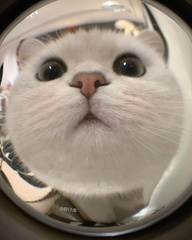
#> input picture img/kucing.jpg, 192 x 240 px, shrunk from 1440 x 1800 before the run, found by its file name
$ python praktikum-08.py   (older library calls are emulated)
#> lines starting #> are read from the running program, lines starting #| are printed output that depends on the picture
import cv2
import numpy as np
import matplotlib.pyplot as plt

# Membaca data Image
images = [
    "img/kucing.jpg",
    "img/gradient.png",
    "img/Penguins.jpg",
    "img/arizona.jpg",
    "img/Tulips.jpg",
    "img/Koala.jpg",
]

# Set up the subplot grid
rows = len(images)
cols = 4

# ==============================
# Filtering Convolusi dengan Beberapa Kernel
# ==============================
# Create a subplot for each image
fig, axes = plt.subplots(rows, 6, figsize=(15, 5 * rows))

# Loop through each image
for i, imgFilename in enumerate(images):
    # Membaca data Image
    oriImg = cv2.imread(imgFilename)
#> oriImg is the input picture: shape (240, 192, 3); mean B, G, R 125.3, 139, 151.6

    # Display the original image
    axes[i, 0].imshow(cv2.cvtColor(oriImg, cv2.COLOR_BGR2RGB))
    axes[i, 0].set_title("Original Image")
    axes[i, 0].axis("off")

    # Membaca data Image
    img = cv2.imread(imgFilename, 0)

    kernel = np.ones((15, 15), np.float32) / 225
    dst_blur = cv2.filter2D(img, -1, kernel)
    kernel_v = np.array([[1, 0, -1], [2, 0, -2], [1, 0, -1]])
    kernel_h = np.transpose(kernel_v)
    dst_h = cv2.filter2D(img, -1, kernel_h)
    dst_v = cv2.filter2D(img, -1, kernel_v)
    dst_edge = cv2.add(dst_v, dst_h)
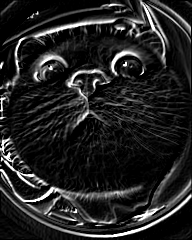
#> dst_edge: shape (240, 192); min 0, max 255, mean 35.7
    img2 = cv2.add(img, dst_edge)
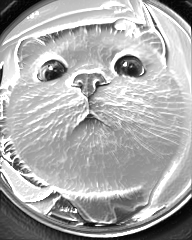
#> img2: shape (240, 192); min 0, max 255, mean 171
    img_inverse = 255 - dst_edge
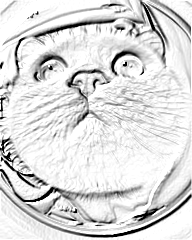
#> img_inverse: shape (240, 192); min 0, max 255, mean 219.3

    titles = [
        "Grayscale Image",
        "Filtered Blur",
        "Filtered Edge",
        "Filtered Sharpeness",
        "Filtered Sketsa",
    ]

    brightnesImg = [img, dst_blur, dst_edge, img2, img_inverse]

    for j in range(len(titles)):
        # Display the image
        axes[i, j + 1].imshow(brightnesImg[j], cmap="gray")
        axes[i, j + 1].set_title(f"{titles[j]}")
        axes[i, j + 1].axis("off")
#> pass 2 of the loop `for i, imgFilename in enumerate(images):`:
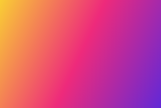
#> input picture Praktikum 03 dan 04/img/gradient.png, 161 x 108 px, shrunk from 1210 x 812 before the run, found by its file name
#> oriImg is the input picture: shape (108, 161, 3); mean B, G, R 127.1, 73.9, 212.6
#> img: shape (108, 161)
#> dst_blur: shape (108, 161)
#> dst_h: shape (108, 161)
#> dst_v: shape (108, 161)
#> dst_edge: shape (108, 161)
#> img2: shape (108, 161)
#> `img_inverse = 255 - dst_edge`:
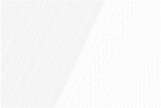
#> img_inverse: shape (108, 161); min 241, max 255, mean 248.2

# Show the plot
plt.tight_layout()
plt.show()

# ==============================
# Filter Blur dengan Berbagai Ukuran Mask
# ==============================
# Create a subplot for each image
fig, axes = plt.subplots(rows, 5, figsize=(15, 5 * rows))

# Loop through each image
for i, imgFilename in enumerate(images):
    # Membaca data Image
    oriImg = cv2.imread(imgFilename)

    # Display the original image
    axes[i, 0].imshow(cv2.cvtColor(oriImg, cv2.COLOR_BGR2RGB))
    axes[i, 0].set_title("Original Image")
    axes[i, 0].axis("off")

    # Membaca data Image
    img = cv2.imread(imgFilename, 0)

    img_blur1 = cv2.blur(img, [5, 5])
    img_blur2 = cv2.blur(img, [11, 11])
    img_blur3 = cv2.blur(img, [25, 25])
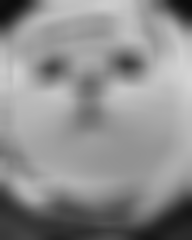
#> img_blur3: shape (240, 192); min 12, max 211, mean 141.4

    titles = [
        "Grayscale Image",
        "Blur 5x5",
        "Blur 11x11",
        "Blur 25x25",
    ]

    brightnesImg = [img, img_blur1, img_blur2, img_blur3]

    for j in range(len(titles)):
        # Display the image
        axes[i, j + 1].imshow(brightnesImg[j], cmap="gray")
        axes[i, j + 1].set_title(f"{titles[j]}")
        axes[i, j + 1].axis("off")
#> pass 2 of the loop `for i, imgFilename in enumerate(images):`:
#> img_blur1: shape (108, 161)
#> img_blur2: shape (108, 161)
#> img_blur3: shape (108, 161)

# Show the plot
plt.tight_layout()
plt.show()

# ==============================
# Citra + Noise
# ==============================
# Create a subplot for each image
fig, axes = plt.subplots(rows, cols, figsize=(15, 5 * rows))

# Loop through each image
for i, imgFilename in enumerate(images):
    # Membaca data Image
    oriImg = cv2.imread(imgFilename)

    # Display the original image
    axes[i, 0].imshow(cv2.cvtColor(oriImg, cv2.COLOR_BGR2RGB))
    axes[i, 0].set_title("Original Image")
    axes[i, 0].axis("off")

    # Membaca data Image
    img = cv2.imread(imgFilename, 0)

    noise = np.random.randn(*img.shape) * 10
    img_noise = np.abs(img + noise)
    img_noise = np.uint8(img_noise)
    noise = np.random.randn(*img.shape) * 30
    img_noise = np.abs(img + noise)
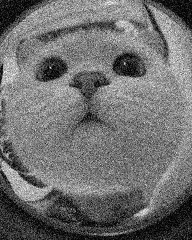
#> img_noise: shape (240, 192) float64; min 0.00582, max 323.4, mean 142.3; drawn with min black and max white
    img_noise_2 = np.uint8(img_noise)
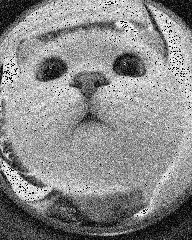
#> img_noise_2: shape (240, 192); min 0, max 255, mean 138.9

    titles = [
        "Grayscale Image",
        "Image Noise (x10)",
        "Image Noise (x30)",
    ]

    brightnesImg = [img, img_noise, img_noise_2]

    for j in range(len(titles)):
        # Display the image
        axes[i, j + 1].imshow(brightnesImg[j], cmap="gray")
        axes[i, j + 1].set_title(f"{titles[j]}")
        axes[i, j + 1].axis("off")
#> pass 2 of the loop `for i, imgFilename in enumerate(images):`:
#> `img_noise = np.abs(img + noise)`:
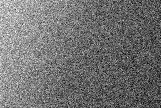
#> img_noise: shape (108, 161) float64; min 0.307, max 270.2, mean 121; drawn with min black and max white
#> img_noise_2: shape (108, 161)

# Show the plot
plt.tight_layout()
plt.show()
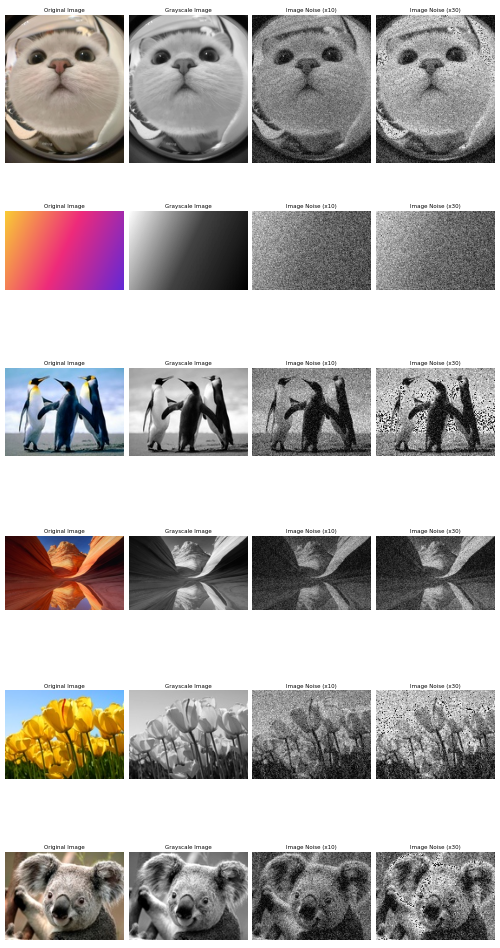
#> figure drawn by matplotlib, 24 panels

# ==============================
# Reduksi Noise Grausian dan Median Filter
# ==============================
# Create a subplot for each image
fig, axes = plt.subplots(rows, 5, figsize=(15, 5 * rows))

# Loop through each image
for i, imgFilename in enumerate(images):
    # Membaca data Image
    oriImg = cv2.imread(imgFilename)

    # Display the original image
    axes[i, 0].imshow(cv2.cvtColor(oriImg, cv2.COLOR_BGR2RGB))
    axes[i, 0].set_title("Original Image")
    axes[i, 0].axis("off")

    # Membaca data Image
    img = cv2.imread(imgFilename, 0)

    noise = np.random.randn(*img.shape) * 30
    img_noise = np.abs(img + noise)
    img_noise = np.uint8(img_noise)
    dst_gauss = cv2.GaussianBlur(img_noise, [7, 7], 0)
    dst_med = cv2.medianBlur(img_noise, 7)

    titles = [
        "Grayscale Image",
        "Image Noise (x30)",
        "Gaussian",
        "Median",
    ]

    brightnesImg = [img, img_noise, dst_gauss, dst_med]

    for j in range(len(titles)):
        # Display the image
        axes[i, j + 1].imshow(brightnesImg[j], cmap="gray")
        axes[i, j + 1].set_title(f"{titles[j]}")
        axes[i, j + 1].axis("off")
#> pass 2 of the loop `for i, imgFilename in enumerate(images):`:

# Show the plot
plt.tight_layout()
plt.show()

# ==============================
# Deteksi Tepi Sobel, Canny dan Laplacian Filter
# ==============================
# Create a subplot for each image
fig, axes = plt.subplots(rows, 5, figsize=(15, 5 * rows))

# Loop through each image
for i, imgFilename in enumerate(images):
    # Membaca data Image
    oriImg = cv2.imread(imgFilename)

    # Display the original image
    axes[i, 0].imshow(cv2.cvtColor(oriImg, cv2.COLOR_BGR2RGB))
    axes[i, 0].set_title("Original Image")
    axes[i, 0].axis("off")

    # Membaca data Image
    img = cv2.imread(imgFilename, 0)

    sobel_x = cv2.Sobel(src=img, ddepth=cv2.CV_64F, dx=1, dy=0, ksize=5)
    sobel_y = cv2.Sobel(src=img, ddepth=cv2.CV_64F, dx=0, dy=1, ksize=5)
    sobel = cv2.Sobel(src=img, ddepth=cv2.CV_64F, dx=1, dy=1, ksize=5)
    sobel = cv2.convertScaleAbs(sobel)

    canny = cv2.Canny(img, 100, 200)
    im_lap = cv2.Laplacian(img, ksize=5, ddepth=cv2.CV_64F)
    im_lap = cv2.convertScaleAbs(im_lap)

    titles = [
        "Grayscale Image",
        "Sobel",
        "Canny",
        "Laplacian",
    ]

    brightnesImg = [img, sobel, canny, im_lap]

    for j in range(len(titles)):
        # Display the image
        axes[i, j + 1].imshow(brightnesImg[j], cmap="gray")
        axes[i, j + 1].set_title(f"{titles[j]}")
        axes[i, j + 1].axis("off")
#> pass 2 of the loop `for i, imgFilename in enumerate(images):`:

# Show the plot
plt.tight_layout()
plt.show()

# ==============================
# Sharpeness
# ==============================
# Create a subplot for each image
fig, axes = plt.subplots(rows, cols, figsize=(15, 5 * rows))

# Loop through each image
for i, imgFilename in enumerate(images):
    # Membaca data Image
    oriImg = cv2.imread(imgFilename)

    # Display the original image
    axes[i, 0].imshow(cv2.cvtColor(oriImg, cv2.COLOR_BGR2RGB))
    axes[i, 0].set_title("Original Image")
    axes[i, 0].axis("off")

    # Membaca data Image
    img = cv2.imread(imgFilename, 0)

    kernel1 = np.ones([5, 5], np.float32) / 25
    img_blur = cv2.filter2D(img, -1, kernel1)
    kernel2a = np.array([[1, 0, -1], [2, 0, -2], [1, 0, -1]])
    kernel2b = np.transpose(kernel2a)
    kernel2 = kernel2a + kernel2b
    img_edge = 0.5 * cv2.filter2D(img, -1, kernel2)
    img_edge = np.uint8(img_edge)
    img_sharp = cv2.add(img_blur, img_edge)

    kernel1 = np.ones([15, 15], np.float32) / 225
    img_blur = cv2.filter2D(img, -1, kernel1)
    kernel2a = np.array([[1, 0, -1], [2, 0, -2], [1, 0, -1]])
    kernel2b = np.transpose(kernel2a)
    kernel2 = kernel2a + kernel2b
    img_edge = 0.5 * cv2.filter2D(img, -1, kernel2)
    img_edge = np.uint8(img_edge)
    img_sharp2 = cv2.add(img_blur, img_edge)

    titles = [
        "Grayscale Image",
        "Sharpeness (5x5)",
        "Sharpeness (15x15)",
    ]

    brightnesImg = [img, img_sharp, img_sharp2]

    for j in range(len(titles)):
        # Display the image
        axes[i, j + 1].imshow(brightnesImg[j], cmap="gray")
        axes[i, j + 1].set_title(f"{titles[j]}")
        axes[i, j + 1].axis("off")
#> pass 2 of the loop `for i, imgFilename in enumerate(images):`:

# Show the plot
plt.tight_layout()
plt.show()

# ==============================
# Citra Sketsa
# ==============================
# Create a subplot for each image
fig, axes = plt.subplots(rows, 3, figsize=(15, 5 * rows))

# Loop through each image
for i, imgFilename in enumerate(images):
    # Membaca data Image
    oriImg = cv2.imread(imgFilename)

    # Display the original image
    axes[i, 0].imshow(cv2.cvtColor(oriImg, cv2.COLOR_BGR2RGB))
    axes[i, 0].set_title("Original Image")
    axes[i, 0].axis("off")

    # Membaca data Image
    img = cv2.imread(imgFilename, 0)

    kernel = np.array([[1, 2, 1], [2, -12, 2], [1, 2, 1]])
    dst = cv2.filter2D(img, -1, kernel)
    sketsa = 255 - dst

    titles = [
        "Grayscale Image",
        "Sketsa",
    ]

    brightnesImg = [img, sketsa]

    for j in range(len(titles)):
        # Display the image
        axes[i, j + 1].imshow(brightnesImg[j], cmap="gray")
        axes[i, j + 1].set_title(f"{titles[j]}")
        axes[i, j + 1].axis("off")
#> pass 2 of the loop `for i, imgFilename in enumerate(images):`:

# Show the plot
plt.tight_layout()
plt.show()

# ==============================
# Nomor 2 (H1)
# ==============================
# Create a subplot for each image
fig, axes = plt.subplots(rows, 6, figsize=(15, 5 * rows))

# Loop through each image
for i, imgFilename in enumerate(images):
    # Membaca data Image
    oriImg = cv2.imread(imgFilename)

    # Display the original image
    axes[i, 0].imshow(cv2.cvtColor(oriImg, cv2.COLOR_BGR2RGB))
    axes[i, 0].set_title("Original Image (H1)")
    axes[i, 0].axis("off")

    # Membaca data Image
    img = cv2.imread(imgFilename, 0)

    kernel_h21 = np.ones((15, 15), np.float32) / 225
    dst_blur_h21 = cv2.filter2D(img, -1, kernel_h21)
    kernel_v_h21 = np.array(
        [
            [0, -0.5, 0],
            [-0.5, 0, 0.5],
            [0, 0.5, 0],
        ]
    )
    kernel_h_h21 = np.transpose(kernel_v_h21)
    dst_h_h21 = cv2.filter2D(img, -1, kernel_h_h21)
    dst_v_h21 = cv2.filter2D(img, -1, kernel_v_h21)
    dst_edge_h21 = cv2.add(dst_v_h21, dst_h_h21)
    img2_h21 = cv2.add(img, dst_edge_h21)
    img_inverse_h21 = 255 - dst_edge_h21

    titles = [
        "Grayscale Image",
        "Filtered Blur",
        "Filtered Edge",
        "Filtered Sharpeness",
        "Filtered Sketsa",
    ]

    brightnesImg = [img, dst_blur_h21, dst_edge_h21, img2_h21, img_inverse_h21]

    for j in range(len(titles)):
        # Display the image
        axes[i, j + 1].imshow(brightnesImg[j], cmap="gray")
        axes[i, j + 1].set_title(f"{titles[j]}")
        axes[i, j + 1].axis("off")
#> pass 2 of the loop `for i, imgFilename in enumerate(images):`:

# Nomor 2 (H2)
# Create a subplot for each image
fig, axes = plt.subplots(rows, 6, figsize=(15, 5 * rows))

# Loop through each image
for i, imgFilename in enumerate(images):
    # Membaca data Image
    oriImg = cv2.imread(imgFilename)

    # Display the original image
    axes[i, 0].imshow(cv2.cvtColor(oriImg, cv2.COLOR_BGR2RGB))
    axes[i, 0].set_title("Original Image (H2)")
    axes[i, 0].axis("off")

    # Membaca data Image
    img = cv2.imread(imgFilename, 0)

    kernel_h22 = np.ones((15, 15), np.float32) / 225
    dst_blur_h22 = cv2.filter2D(img, -1, kernel_h22)
    kernel_v_h22 = np.array(
        [
            [0, -0.5, 0],
            [-0.5, 1, 0.5],
            [0, 0.5, 0],
        ]
    )
    kernel_h_h22 = np.transpose(kernel_v_h22)
    dst_h_h22 = cv2.filter2D(img, -1, kernel_h_h22)
    dst_v_h22 = cv2.filter2D(img, -1, kernel_v_h22)
    dst_edge_h22 = cv2.add(dst_v_h22, dst_h_h22)
    img2_h22 = cv2.add(img, dst_edge_h22)
    img_inverse_h22 = 255 - dst_edge_h22

    titles = [
        "Grayscale Image",
        "Filtered Blur",
        "Filtered Edge",
        "Filtered Sharpeness",
        "Filtered Sketsa",
    ]

    brightnesImg = [img, dst_blur_h22, dst_edge_h22, img2_h22, img_inverse_h22]

    for j in range(len(titles)):
        # Display the image
        axes[i, j + 1].imshow(brightnesImg[j], cmap="gray")
        axes[i, j + 1].set_title(f"{titles[j]}")
        axes[i, j + 1].axis("off")
#> pass 2 of the loop `for i, imgFilename in enumerate(images):`:

# Show the plot
plt.tight_layout()
plt.show()

# ==============================
# Nomor 3 (H1)
# ==============================
# Create a subplot for each image
fig, axes = plt.subplots(rows, 6, figsize=(15, 5 * rows))

# Loop through each image
for i, imgFilename in enumerate(images):
    # Membaca data Image
    oriImg = cv2.imread(imgFilename)

    # Display the original image
    axes[i, 0].imshow(cv2.cvtColor(oriImg, cv2.COLOR_BGR2RGB))
    axes[i, 0].set_title("Original Image (H1)")
    axes[i, 0].axis("off")

    # Membaca data Image
    img = cv2.imread(imgFilename, 0)

    kernel_h31 = np.ones((15, 15), np.float32) / 225
    dst_blur_h31 = cv2.filter2D(img, -1, kernel_h31)
    kernel_v_h31 = np.array(
        [
            [-1, -0.5, 0],
            [-0.5, 1, 0.5],
            [0, 0.5, 1],
        ]
    )
    kernel_h_h31 = np.transpose(kernel_v_h31)
    dst_h_h31 = cv2.filter2D(img, -1, kernel_h_h31)
    dst_v_h31 = cv2.filter2D(img, -1, kernel_v_h31)
    dst_edge_h31 = cv2.add(dst_v_h31, dst_h_h31)
    img2_h31 = cv2.add(img, dst_edge_h31)
    img_inverse_h31 = 255 - dst_edge_h31

    titles = [
        "Grayscale Image",
        "Filtered Blur",
        "Filtered Edge",
        "Filtered Sharpeness",
        "Filtered Sketsa",
    ]

    brightnesImg = [img, dst_blur_h31, dst_edge_h31, img2_h31, img_inverse_h31]

    for j in range(len(titles)):
        # Display the image
        axes[i, j + 1].imshow(brightnesImg[j], cmap="gray")
        axes[i, j + 1].set_title(f"{titles[j]}")
        axes[i, j + 1].axis("off")
#> pass 2 of the loop `for i, imgFilename in enumerate(images):`:

# Nomor 3 (H2)
# Create a subplot for each image
fig, axes = plt.subplots(rows, 6, figsize=(15, 5 * rows))

# Loop through each image
for i, imgFilename in enumerate(images):
    # Membaca data Image
    oriImg = cv2.imread(imgFilename)

    # Display the original image
    axes[i, 0].imshow(cv2.cvtColor(oriImg, cv2.COLOR_BGR2RGB))
    axes[i, 0].set_title("Original Image (H2)")
    axes[i, 0].axis("off")

    # Membaca data Image
    img = cv2.imread(imgFilename, 0)

    kernel_h32 = np.ones((15, 15), np.float32) / 225
    dst_blur_h32 = cv2.filter2D(img, -1, kernel_h32)
    kernel_v_h32 = np.array(
        [
            [-1, -0.5, 0],
            [-0.5, 1, 0.5],
            [0, 0.5, 1],
        ]
    )
    kernel_h_h32 = np.transpose(kernel_v_h32)
    dst_h_h32 = cv2.filter2D(img, -1, kernel_h_h32)
    dst_v_h32 = cv2.filter2D(img, -1, kernel_v_h32)
    dst_edge_h32 = cv2.add(dst_v_h32, dst_h_h32)
    img2_h32 = cv2.add(img, dst_edge_h32)
    img_inverse_h32 = 255 - dst_edge_h32

    titles = [
        "Grayscale Image",
        "Filtered Blur",
        "Filtered Edge",
        "Filtered Sharpeness",
        "Filtered Sketsa",
    ]

    brightnesImg = [img, dst_blur_h32, dst_edge_h32, img2_h32, img_inverse_h32]

    for j in range(len(titles)):
        # Display the image
        axes[i, j + 1].imshow(brightnesImg[j], cmap="gray")
        axes[i, j + 1].set_title(f"{titles[j]}")
        axes[i, j + 1].axis("off")
#> pass 2 of the loop `for i, imgFilename in enumerate(images):`:

# Show the plot
plt.tight_layout()
plt.show()

# ==============================
# Nomor 4 dan 5
# ==============================
fig, axes = plt.subplots(rows, 11, figsize=(15, 5 * rows))

# Loop through each image
for i, imgFilename in enumerate(images):
    # Membaca data Image
    oriImg = cv2.imread(imgFilename)

    # Display the original image
    axes[i, 0].imshow(cv2.cvtColor(oriImg, cv2.COLOR_BGR2RGB))
    axes[i, 0].set_title("Original Image")
    axes[i, 0].axis("off")

    # Membaca data Image
    img = cv2.imread(imgFilename, 0)

    sobel_x = cv2.Sobel(src=img, ddepth=cv2.CV_64F, dx=1, dy=0, ksize=5)
    sobel_y = cv2.Sobel(src=img, ddepth=cv2.CV_64F, dx=0, dy=1, ksize=5)
    sobel = cv2.Sobel(src=img, ddepth=cv2.CV_64F, dx=1, dy=1, ksize=5)
    sobel = cv2.convertScaleAbs(sobel)
    _, sobel_bin = cv2.threshold(sobel, 128, 255, cv2.THRESH_BINARY)
    sobel_inv = 255 - sobel

    canny = cv2.Canny(img, 100, 200)
    _, canny_bin = cv2.threshold(canny, 128, 255, cv2.THRESH_BINARY)
    canny_inv = 255 - canny

    im_lap = cv2.Laplacian(img, ksize=5, ddepth=cv2.CV_64F)
    im_lap = cv2.convertScaleAbs(im_lap)
    _, im_lap_bin = cv2.threshold(im_lap, 128, 255, cv2.THRESH_BINARY)
    im_lap_inv = 255 - im_lap

    titles = [
        "Grayscale Image",
        "Sobel",
        "Sobel (Binary)",
        "Sobel (Inverse)",
        "Canny",
        "Canny (Binary)",
        "Canny (Inverse)",
        "Laplacian",
        "Laplacian (Binary)",
        "Laplacian (Inverse)",
    ]

    brightnesImg = [
        img,
        sobel,
        sobel_bin,
        sobel_inv,
        canny,
        canny_bin,
        canny_inv,
        im_lap,
        im_lap_bin,
        im_lap_inv,
    ]

    for j in range(len(titles)):
        # Display the image
        axes[i, j + 1].imshow(brightnesImg[j], cmap="gray")
        axes[i, j + 1].set_title(f"{titles[j]}")
        axes[i, j + 1].axis("off")
#> pass 2 of the loop `for i, imgFilename in enumerate(images):`:

# Show the plot
plt.tight_layout()
plt.show()

# ==============================
# Nomor 7
# ==============================
# Create a subplot for each image
fig, axes = plt.subplots(rows, cols, figsize=(15, 5 * rows))

# Loop through each image
for i, imgFilename in enumerate(images):
    # Read the image
    oriImg = cv2.imread(imgFilename)

    # Display the original image
    axes[i, 0].imshow(cv2.cvtColor(oriImg, cv2.COLOR_BGR2RGB))
    axes[i, 0].set_title("Original Image")
    axes[i, 0].axis("off")

    # Read the image
    img = cv2.imread(imgFilename, 0)

    # Sharpening with 5x5 kernel
    kernel1 = np.ones([5, 5], np.float32) / 25
    img_blur = cv2.filter2D(img, -1, kernel1)

    # High pass filter
    kernel2a = np.array([[1, 0, -1], [2, 0, -2], [1, 0, -1]])
    kernel2b = np.transpose(kernel2a)
    kernel2 = kernel2a + kernel2b
    img_edge = cv2.filter2D(img, -1, kernel2)

    # Adjusted sharpening using 2:1 ratio
    img_sharp = (2 * img_blur + img_edge) / 2
    img_sharp = np.uint8(img_sharp)

    # Sharpening with 15x15 kernel
    kernel3 = np.ones([15, 15], np.float32) / 225
    img_blur2 = cv2.filter2D(img, -1, kernel3)

    # High pass filter
    kernel4a = np.array([[1, 0, -1], [2, 0, -2], [1, 0, -1]])
    kernel4b = np.transpose(kernel4a)
    kernel4 = kernel4a + kernel4b
    img_edge2 = cv2.filter2D(img, -1, kernel4)

    # Adjusted sharpening using 2:1 ratio
    img_sharp2 = (2 * img_blur2 + img_edge2) / 2
    img_sharp2 = np.uint8(img_sharp2)

    titles = [
        "Grayscale Image",
        "Sharpeness (5x5)",
        "Sharpeness (15x15)",
    ]

    brightnesImg = [img, img_sharp, img_sharp2]

    for j in range(len(titles)):
        # Display the image
        axes[i, j + 1].imshow(brightnesImg[j], cmap="gray")
        axes[i, j + 1].set_title(f"{titles[j]}")
        axes[i, j + 1].axis("off")
#> pass 2 of the loop `for i, imgFilename in enumerate(images):`:

# Show the plot
plt.tight_layout()
plt.show()

# ==============================
# Nomor 8
# ==============================
# Create a subplot for each image
fig, axes = plt.subplots(rows, cols, figsize=(15, 5 * rows))

# Loop through each image
for i, imgFilename in enumerate(images):
    # Read Image data
    oriImg = cv2.imread(imgFilename)

    # Display the original image
    axes[i, 0].imshow(cv2.cvtColor(oriImg, cv2.COLOR_BGR2RGB))
    axes[i, 0].set_title("Original Image")
    axes[i, 0].axis("off")

    # Read Image data
    img = cv2.imread(imgFilename, 0)

    # Define the kernels
    kernel1 = np.ones([5, 5], np.float32) / 25
    kernel2a = np.array([[1, 0, -1], [2, 0, -2], [1, 0, -1]])
    kernel2b = np.transpose(kernel2a)
    kernel2 = kernel2a + kernel2b

    # Apply the filters
    img_blur = cv2.filter2D(img, -1, kernel1)
    img_edge = 2 * cv2.filter2D(img, -1, kernel2)
    img_edge = np.uint8(img_edge)

    # Modified sharpening formula
    img_sharp = (img_blur + 2 * img_edge) / 3
    img_sharp = np.uint8(img_sharp)

    # Define the kernels for the second sharpening
    kernel1 = np.ones([15, 15], np.float32) / 225

    # Apply the filters for the second sharpening
    img_blur2 = cv2.filter2D(img, -1, kernel1)
    img_edge2 = 2 * cv2.filter2D(img, -1, kernel2)
    img_edge2 = np.uint8(img_edge2)

    # Modified sharpening formula for the second sharpening
    img_sharp2 = (img_blur2 + 2 * img_edge2) / 3
    img_sharp2 = np.uint8(img_sharp2)

    titles = [
        "Grayscale Image",
        "Sharpeness (5x5)",
        "Sharpeness (15x15)",
    ]

    brightnessImg = [img, img_sharp, img_sharp2]

    for j in range(len(titles)):
        # Display the image
        axes[i, j + 1].imshow(brightnessImg[j], cmap="gray")
        axes[i, j + 1].set_title(f"{titles[j]}")
        axes[i, j + 1].axis("off")
#> pass 2 of the loop `for i, imgFilename in enumerate(images):`:

# Show the plot
plt.tight_layout()
plt.show()

# Wait for the display
cv2.waitKey(0)
cv2.destroyAllWindows()
